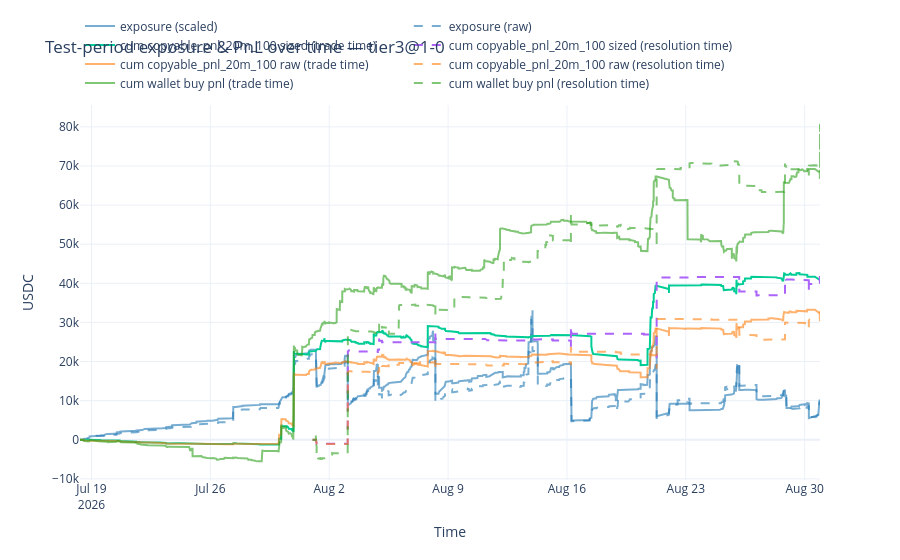

Source (notebook cell):
### Markdown cell above
## Test-period exposure & PnL over time

Exposure opens at each BUY (`qty = alpha_w * copyable_qty_5m_100` capped by `bucket_avail_copy_qty`, at `price`) and closes at contract resolution `last_condition_trade_ts` — only for contracts resolved within the test window, so unresolved exposure stays open. PnL shown twice: attributed at trade time (`dt`) and at contract resolution time (`last_condition_trade_ts`, resolved contracts only).

### Code cell
import plotly.graph_objects as go

test = splits["test"].copy()
alpha_map = schemes[best_name][1]
test["alpha_w"] = test["wallet"].map(alpha_map).fillna(1.0)
test["raw_copy_pnl"] = test[PNL_COL]
test["wallet_buy_pnl"] = test["pnl"]
test["res_ts"] = pd.to_datetime(test["last_condition_trade_ts"], utc=True, errors="coerce")

# Run sim to get taken mask — exposure/qty must respect the budget
res = run_sim(splits["test"], alpha_map, pnl_col=PNL_COL, qty_col=QTY_COL,
                 group_col="token_group", group_budget=EXPOSURE_BUDGET)
taken_idx = set(res["taken"].values)
test["taken"] = test.index.isin(taken_idx)
test["qty"] = np.clip(test["alpha_w"] * test[QTY_COL], 0.0, test["bucket_avail_copy_qty"])

# Per-trade sim PnL: only for taken trades
per_share = test[PNL_COL] / test[QTY_COL].replace(0, np.nan)
test["copy_pnl"] = np.where(test["taken"], per_share * test["qty"], 0.0)

taken = test[test["taken"]].copy()
print(f"taken trades: {len(taken):,} / {len(test):,}  sim PnL: {taken["copy_pnl"].sum():,.0f}")

window_end = test["dt"].max()
resolved = test["res_ts"] <= window_end
print(
    f"test trades: {len(test):,}  contracts: {test["condition_id"].nunique():,}  "
    f"resolved by {window_end:%Y-%m-%d}: {int(resolved.sum()):,} trades "
    f"({test.loc[resolved, "condition_id"].nunique():,} contracts)"
)
print(
    f"raw {PNL_COL} sum: {test[PNL_COL].sum():,.0f}  "
    f"wallet pnl sum: {test["wallet_buy_pnl"].sum():,.0f}  "
    f"sim copy_pnl sum: {taken["copy_pnl"].sum():,.0f}"
)

# Exposure (scaled): only from taken trades
taken_resolved = taken["res_ts"] <= window_end
open_ev = pd.DataFrame({
    "ev_dt": taken["dt"],
    "exposure_delta": taken["qty"] * taken["price"],
})
close_ev = pd.DataFrame({
    "ev_dt": taken.loc[taken_resolved, "res_ts"],
    "exposure_delta": -(taken.loc[taken_resolved, "qty"] * taken.loc[taken_resolved, "price"]),
})
events = (
    pd.concat([open_ev, close_ev], ignore_index=True)
    .sort_values("ev_dt")
    .reset_index(drop=True)
)
events["exposure"] = events["exposure_delta"].cumsum()

# Exposure (raw): all trades, unscaled
raw_ev = pd.DataFrame({
    "ev_dt": test["dt"],
    "exposure_delta": test[QTY_COL] * test["price"],
})
raw_close = pd.DataFrame({
    "ev_dt": test.loc[resolved, "res_ts"],
    "exposure_delta": -(test.loc[resolved, QTY_COL] * test.loc[resolved, "price"]),
})
raw_events = (
    pd.concat([raw_ev, raw_close], ignore_index=True)
    .sort_values("ev_dt")
    .reset_index(drop=True)
)
raw_events["exposure"] = raw_events["exposure_delta"].cumsum()

def _cum_pnl(dt_col, pnl_col):
    df = test[[dt_col, pnl_col]].rename(columns={dt_col: "ev_dt", pnl_col: "pnl"})
    df = df.sort_values("ev_dt").reset_index(drop=True)
    df["cum_pnl"] = df["pnl"].cumsum()
    return df

pnl_trade = _cum_pnl("dt", "copy_pnl")
pnl_res = _cum_pnl("res_ts", "copy_pnl")
pnl_raw_trade = _cum_pnl("dt", "raw_copy_pnl")
pnl_raw_res = _cum_pnl("res_ts", "raw_copy_pnl")
pnl_wallet_trade = _cum_pnl("dt", "wallet_buy_pnl")
pnl_wallet_res = _cum_pnl("res_ts", "wallet_buy_pnl")

fig = go.Figure()
fig.add_trace(go.Scatter(x=events["ev_dt"], y=events["exposure"], mode="lines",
    name="exposure (scaled)", line=dict(color="rgba(31,119,180,0.6)")))
fig.add_trace(go.Scatter(x=raw_events["ev_dt"], y=raw_events["exposure"], mode="lines",
    name="exposure (raw)", line=dict(dash="dash", color="rgba(31,119,180,0.6)")))
fig.add_trace(go.Scatter(
    x=pnl_trade["ev_dt"], y=pnl_trade["cum_pnl"], mode="lines",
    name=f"cum {PNL_COL} sized (trade time)",
))
fig.add_trace(go.Scatter(
    x=pnl_res["ev_dt"], y=pnl_res["cum_pnl"], mode="lines", line=dict(dash="dash"),
    name=f"cum {PNL_COL} sized (resolution time)",
))
fig.add_trace(go.Scatter(
    x=pnl_raw_trade["ev_dt"], y=pnl_raw_trade["cum_pnl"], mode="lines",
    name=f"cum {PNL_COL} raw (trade time)", line=dict(color="rgba(255,127,14,0.6)"),
))
fig.add_trace(go.Scatter(
    x=pnl_raw_res["ev_dt"], y=pnl_raw_res["cum_pnl"], mode="lines",
    name=f"cum {PNL_COL} raw (resolution time)", line=dict(dash="dash", color="rgba(255,127,14,0.6)"),
))
fig.add_trace(go.Scatter(
    x=pnl_wallet_trade["ev_dt"], y=pnl_wallet_trade["cum_pnl"], mode="lines",
    name="cum wallet buy pnl (trade time)", line=dict(color="rgba(44,160,28,0.6)"),
))
fig.add_trace(go.Scatter(
    x=pnl_wallet_res["ev_dt"], y=pnl_wallet_res["cum_pnl"], mode="lines",
    name="cum wallet buy pnl (resolution time)", line=dict(dash="dash", color="rgba(44,160,28,0.6)"),
))
fig.update_layout(
    title=f"Test-period exposure & PnL over time — {best_name}",
    xaxis_title="Time",
    yaxis_title="USDC",
    template="plotly_white",
    legend=dict(orientation="h", yanchor="bottom", y=1.02),
)
fig.show()

### Figure 1 — Plotly figure (JSON) as saved in the notebook; plotly's stock layout.template omitted (floating-point values rounded to 4 significant figures; data arrays with more than 128 entries replaced by an {"elided": "..."} marker saying what was removed)
{"data": [{"line": {"color": "rgba(31,119,180,0.6)"}, "mode": "lines", "name": "exposure (scaled)", "type": "scatter", "x": {"elided": "4272 str values"}, "y": {"elided": "4272 float values"}}, {"line": {"color": "rgba(31,119,180,0.6)", "dash": "dash"}, "mode": "lines", "name": "exposure (raw)", "type": "scatter", "x": {"elided": "11357 str values"}, "y": {"elided": "11357 float values"}}, {"mode": "lines", "name": "cum copyable_pnl_20m_100 sized (trade time)", "type": "scatter", "x": {"elided": "5732 str values"}, "y": {"elided": "5732 float values"}}, {"line": {"dash": "dash"}, "mode": "lines", "name": "cum copyable_pnl_20m_100 sized (resolution time)", "type": "scatter", "x": {"elided": "5732 str values"}, "y": {"elided": "5732 float values"}}, {"line": {"color": "rgba(255,127,14,0.6)"}, "mode": "lines", "name": "cum copyable_pnl_20m_100 raw (trade time)", "type": "scatter", "x": {"elided": "5732 str values"}, "y": {"elided": "5732 float values"}}, {"line": {"color": "rgba(255,127,14,0.6)", "dash": "dash"}, "mode": "lines", "name": "cum copyable_pnl_20m_100 raw (resolution time)", "type": "scatter", "x": {"elided": "5732 str values"}, "y": {"elided": "5732 float values"}}, {"line": {"color": "rgba(44,160,28,0.6)"}, "mode": "lines", "name": "cum wallet buy pnl (trade time)", "type": "scatter", "x": {"elided": "5732 str values"}, "y": {"elided": "5732 float values"}}, {"line": {"color": "rgba(44,160,28,0.6)", "dash": "dash"}, "mode": "lines", "name": "cum wallet buy pnl (resolution time)", "type": "scatter", "x": {"elided": "5732 str values"}, "y": {"elided": "5732 float values"}}], "layout": {"legend": {"orientation": "h", "y": 1.02, "yanchor": "bottom"}, "title": {"text": "Test-period exposure & PnL over time — tier3@1-0"}, "xaxis": {"title": {"text": "Time"}}, "yaxis": {"title": {"text": "USDC"}}}}
